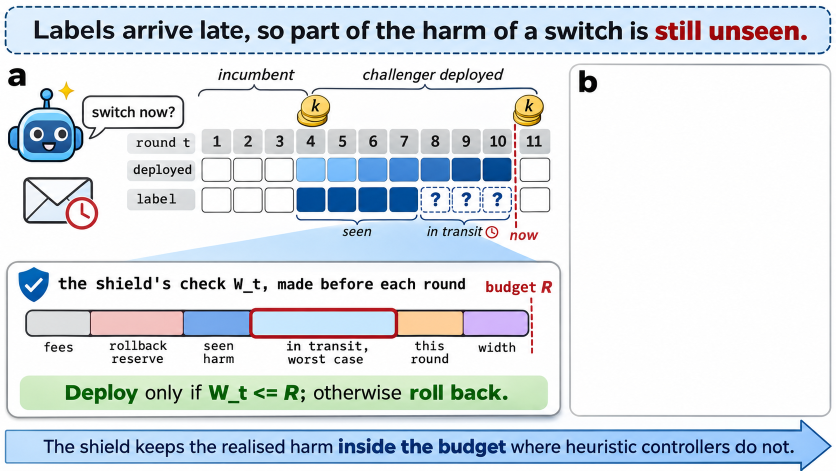
#> input picture paper/f3_tmlr/figures/assets_raw/overview_gen1.png, 1672 x 941 px (shown at 1/2 size)
$ python compose_composites.py
#> lines starting #> are read from the running program, lines starting #| are printed output that depends on the picture
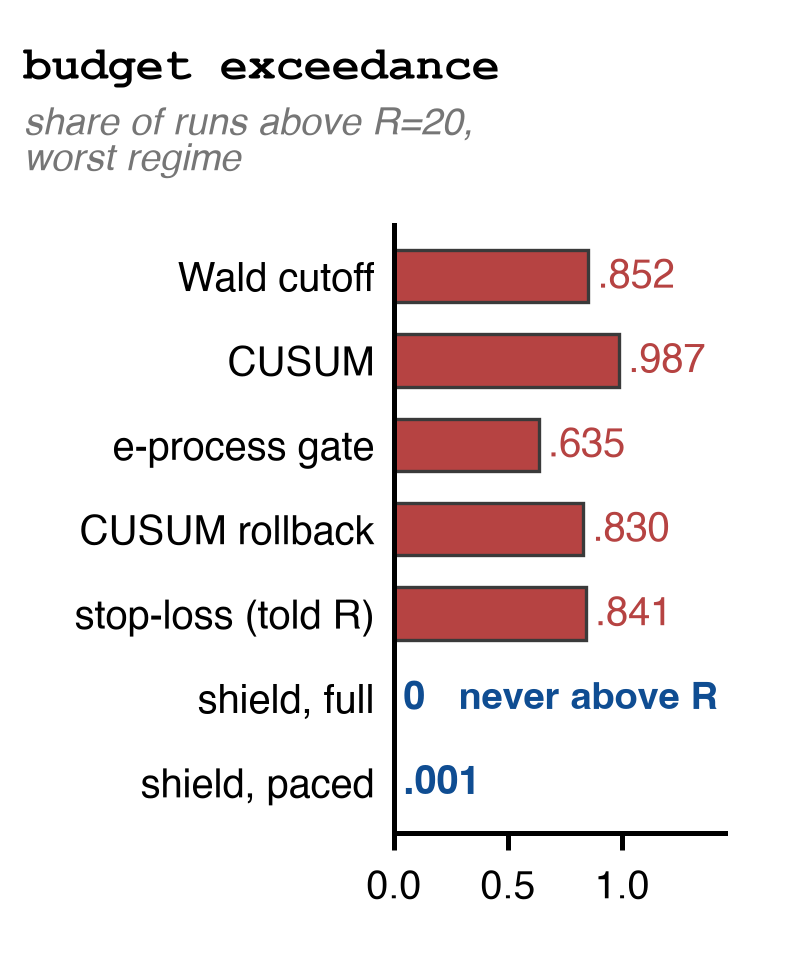
#> input picture paper/f3_tmlr/figures/assets_raw/panel_exceedance.png, 788 x 980 px
"""Assemble the three hand-made-style composites: the illustrated scenes were generated (Codex native image generation,
prompts in assets_raw/*_prompt.txt) and the data panels, drawn in Python by fig_panels.py, are pasted into the reserved
areas. Writes fig_overview.{png,pdf} and fig_pipeline.{png,pdf}."""
from pathlib import Path

from PIL import Image

HERE = Path(__file__).resolve().parent
RAW = HERE / "assets_raw"


def paste_fit(base, panel, box):
#> called with box = (1148, 190, 1655, 822)
    x0, y0, x1, y1 = box
#> x0 = 1148; y0 = 190; x1 = 1655; y1 = 822
    w, h = x1 - x0, y1 - y0
#> w = 507; h = 632
    pw, ph = panel.size
#> pw = 788; ph = 980
    s = min(w / pw, h / ph)
#> s = 0.643
    p = panel.resize((int(pw * s), int(ph * s)), Image.LANCZOS)
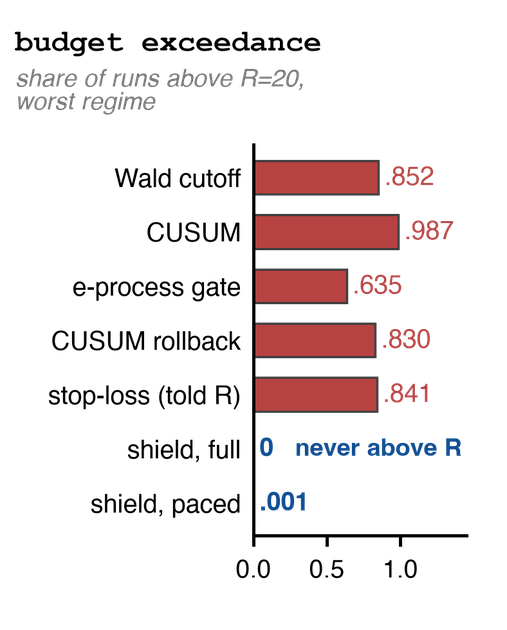
#> p: PIL image 507x630 RGBA; mean R, G, B, A 15.5, 8, 8.7, 30; transparent parts drawn white
    base.alpha_composite(p, (x0 + (w - p.size[0]) // 2, y0 + (h - p.size[1]) // 2))
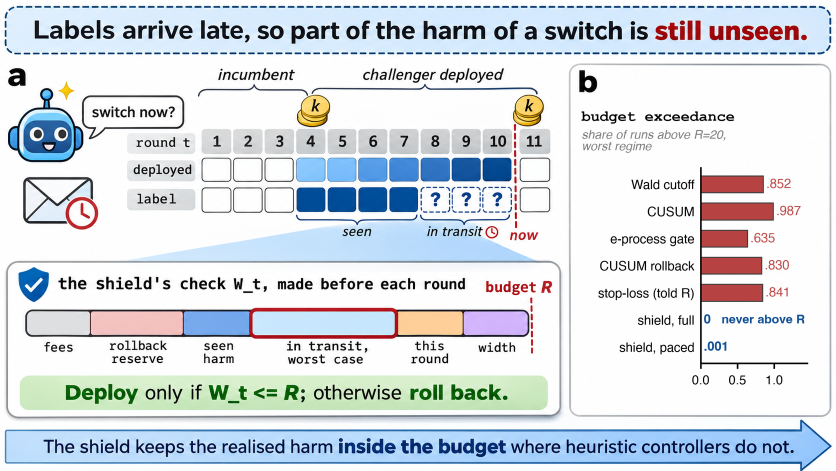
#> base: PIL image 1672x941 RGBA (shown at 1/2 size); mean R, G, B, A 212.8, 218.8, 224.9, 255


def save(im, name):
#> called with name = 'fig_overview'
    rgb = im.convert("RGB")
    rgb.save(HERE / f"{name}.png", dpi=(300, 300))
    rgb.save(HERE / f"{name}.pdf", resolution=300)


# overview: chart into the reserved panel b
ov = Image.open(RAW / "overview_gen1.png").convert("RGBA")
paste_fit(ov, Image.open(RAW / "panel_exceedance.png").convert("RGBA"), (1148, 190, 1655, 822))
save(ov, "fig_overview")

# pipeline: four motifs into the four reserved areas
pl = Image.open(RAW / "pipeline_gen1.png").convert("RGBA")
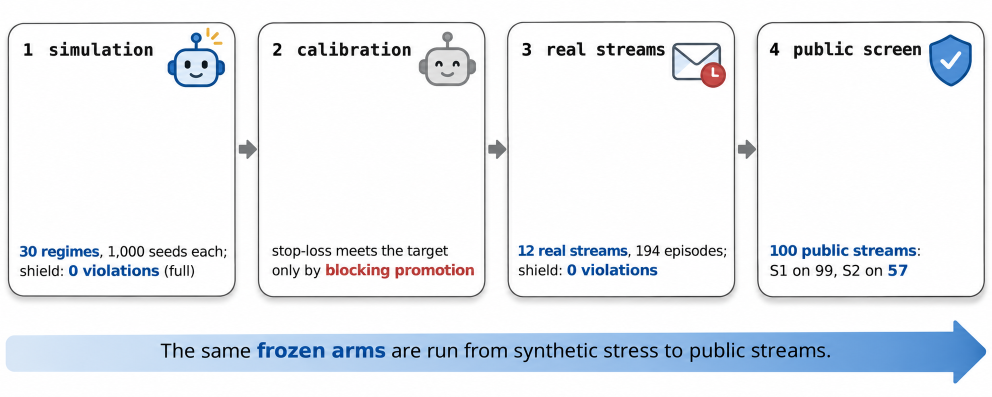
#> input picture paper/f3_tmlr/figures/assets_raw/pipeline_gen1.png, 1983 x 793 px (shown at 1/2 size)
for k, x0 in enumerate((17, 517, 1016, 1515)):
#> (the run stopped early here; a loop or call above may not have finished)
